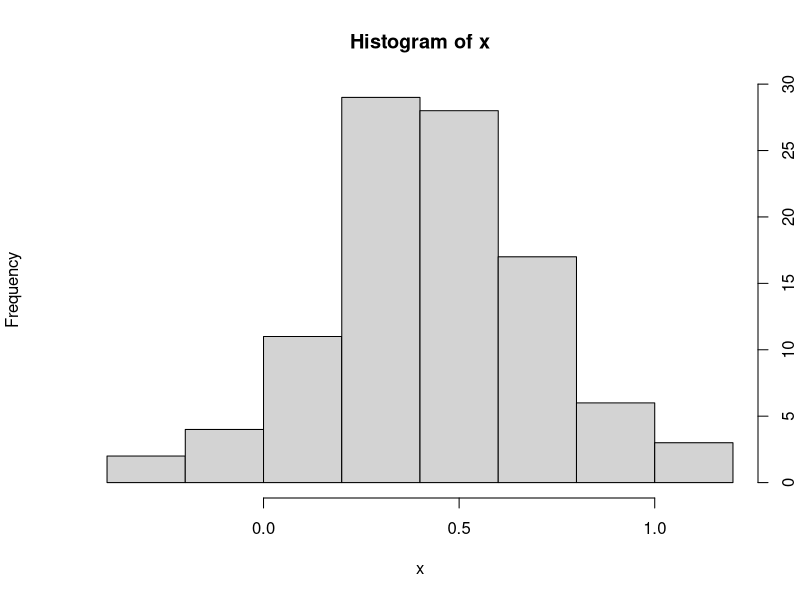

The R script that drew this image:
# exercise 1.1
exp(1 / 2)
exp(-1 / 2)
x = rnorm(1000)
y = exp(x)
mean(y)

# exercise 1.2
# Solve X^2 + 3X + 1 = 0
A <- 1
B <- 3
C <- 1
c((-B + sqrt(B ^ 2 - 4 * A * C)) / (2 * A), (-B - sqrt(B ^ 2 - 4 * A *
                                                         C)) / (2 * A))

100 * c(-0.4, -2.6) / c((-B + sqrt(B ^ 2 - 4 * A * C)) / (2 * A), (-B - sqrt(B ^ 2 - 4 * A *
                                                           C)) / (2 * A))

# exercise 1.3
x = rnorm(100, mean = .5, sd = .3)
mean(x)
sd(x)
hist(x, axes = FALSE)
axis(1, labels = T)
axis(4, labels = T)
